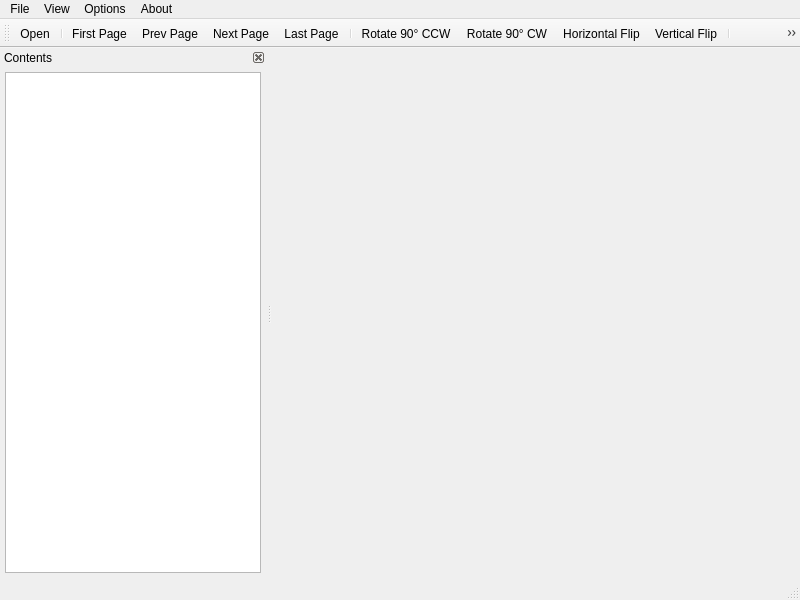
<?xml version="1.0" encoding="UTF-8"?>
<ui version="4.0">
 <class>MainWindow</class>
 <widget class="QMainWindow" name="MainWindow">
  <property name="geometry">
   <rect>
    <x>0</x>
    <y>0</y>
    <width>800</width>
    <height>600</height>
   </rect>
  </property>
  <property name="windowTitle">
   <string>QComicsViewer</string>
  </property>
  <widget class="QWidget" name="centralwidget"/>
  <widget class="QMenuBar" name="menubar">
   <property name="geometry">
    <rect>
     <x>0</x>
     <y>0</y>
     <width>800</width>
     <height>21</height>
    </rect>
   </property>
   <widget class="QMenu" name="menuFile">
    <property name="title">
     <string>File</string>
    </property>
    <addaction name="actionOpen"/>
    <addaction name="actionClose"/>
    <addaction name="separator"/>
    <addaction name="actionExit"/>
   </widget>
   <widget class="QMenu" name="menuView">
    <property name="title">
     <string>View</string>
    </property>
    <addaction name="actionShow_Contents"/>
    <addaction name="separator"/>
    <addaction name="actionFirst_Page"/>
    <addaction name="actionLast_Page"/>
    <addaction name="actionPrev_Page"/>
    <addaction name="actionNext_Page"/>
    <addaction name="separator"/>
    <addaction name="actionSingle_Pages"/>
    <addaction name="actionDouble_Pages"/>
    <addaction name="actionDouble_Pages_with_Front_Cover"/>
    <addaction name="actionRight_to_Left"/>
    <addaction name="separator"/>
    <addaction name="actionSwap_Left_Right_Key"/>
    <addaction name="separator"/>
    <addaction name="actionFit_Width"/>
    <addaction name="actionFit_Height"/>
    <addaction name="actionFit_Page"/>
    <addaction name="separator"/>
    <addaction name="actionRotate_90_Counter_Clockwise"/>
    <addaction name="actionRotate_90_Clockwise"/>
    <addaction name="actionHorizontal_Flip"/>
    <addaction name="actionVertical_Flip"/>
   </widget>
   <widget class="QMenu" name="menuAbout">
    <property name="title">
     <string>About</string>
    </property>
    <addaction name="actionAbout"/>
   </widget>
   <widget class="QMenu" name="menuOptions">
    <property name="title">
     <string>Options</string>
    </property>
    <addaction name="actionOptions"/>
   </widget>
   <addaction name="menuFile"/>
   <addaction name="menuView"/>
   <addaction name="menuOptions"/>
   <addaction name="menuAbout"/>
  </widget>
  <widget class="QStatusBar" name="statusbar"/>
  <widget class="QToolBar" name="toolBar">
   <property name="windowTitle">
    <string>toolBar</string>
   </property>
   <attribute name="toolBarArea">
    <enum>TopToolBarArea</enum>
   </attribute>
   <attribute name="toolBarBreak">
    <bool>false</bool>
   </attribute>
   <addaction name="actionOpen"/>
   <addaction name="separator"/>
   <addaction name="actionFirst_Page"/>
   <addaction name="actionPrev_Page"/>
   <addaction name="actionNext_Page"/>
   <addaction name="actionLast_Page"/>
   <addaction name="separator"/>
   <addaction name="actionRotate_90_Counter_Clockwise"/>
   <addaction name="actionRotate_90_Clockwise"/>
   <addaction name="actionHorizontal_Flip"/>
   <addaction name="actionVertical_Flip"/>
   <addaction name="separator"/>
   <addaction name="actionShow_Contents"/>
  </widget>
  <widget class="QDockWidget" name="dockPages">
   <property name="floating">
    <bool>false</bool>
   </property>
   <property name="features">
    <set>QDockWidget::DockWidgetClosable|QDockWidget::DockWidgetMovable</set>
   </property>
   <property name="windowTitle">
    <string>Contents</string>
   </property>
   <attribute name="dockWidgetArea">
    <number>1</number>
   </attribute>
   <widget class="QWidget" name="dockWidgetContents">
    <layout class="QVBoxLayout" name="verticalLayout">
     <property name="leftMargin">
      <number>5</number>
     </property>
     <property name="topMargin">
      <number>5</number>
     </property>
     <property name="rightMargin">
      <number>5</number>
     </property>
     <property name="bottomMargin">
      <number>5</number>
     </property>
     <item>
      <widget class="QListView" name="pagesView">
       <property name="resizeMode">
        <enum>QListView::Adjust</enum>
       </property>
       <property name="spacing">
        <number>7</number>
       </property>
       <property name="viewMode">
        <enum>QListView::IconMode</enum>
       </property>
       <property name="uniformItemSizes">
        <bool>true</bool>
       </property>
       <property name="itemAlignment">
        <set>Qt::AlignCenter</set>
       </property>
      </widget>
     </item>
    </layout>
   </widget>
  </widget>
  <action name="actionNext_Page">
   <property name="icon">
    <iconset resource="icons.qrc">
     <normaloff>:/icons/images/noun-next.svg</normaloff>
     <disabledoff>:/icons/images/noun-next-disabled.svg</disabledoff>:/icons/images/noun-next.svg</iconset>
   </property>
   <property name="text">
    <string>Next Page</string>
   </property>
   <property name="shortcut">
    <string>PgDown</string>
   </property>
  </action>
  <action name="actionPrev_Page">
   <property name="icon">
    <iconset resource="icons.qrc">
     <normaloff>:/icons/images/noun-prev.svg</normaloff>
     <disabledoff>:/icons/images/noun-prev-disabled.svg</disabledoff>:/icons/images/noun-prev.svg</iconset>
   </property>
   <property name="text">
    <string>Prev Page</string>
   </property>
   <property name="shortcut">
    <string>PgUp</string>
   </property>
  </action>
  <action name="actionLast_Page">
   <property name="icon">
    <iconset resource="icons.qrc">
     <normaloff>:/icons/images/noun-last.svg</normaloff>
     <disabledoff>:/icons/images/noun-last-disabled.svg</disabledoff>:/icons/images/noun-last.svg</iconset>
   </property>
   <property name="text">
    <string>Last Page</string>
   </property>
   <property name="shortcut">
    <string>End</string>
   </property>
  </action>
  <action name="actionFirst_Page">
   <property name="icon">
    <iconset resource="icons.qrc">
     <normaloff>:/icons/images/noun-first.svg</normaloff>
     <disabledoff>:/icons/images/noun-first-disabled.svg</disabledoff>:/icons/images/noun-first.svg</iconset>
   </property>
   <property name="text">
    <string>First Page</string>
   </property>
   <property name="shortcut">
    <string>Home</string>
   </property>
  </action>
  <action name="actionOpen">
   <property name="icon">
    <iconset resource="icons.qrc">
     <normaloff>:/icons/images/noun-open.svg</normaloff>:/icons/images/noun-open.svg</iconset>
   </property>
   <property name="text">
    <string>Open...</string>
   </property>
   <property name="shortcut">
    <string>Ctrl+O</string>
   </property>
  </action>
  <action name="actionExit">
   <property name="text">
    <string>Exit</string>
   </property>
   <property name="shortcut">
    <string>Ctrl+X</string>
   </property>
  </action>
  <action name="actionFit_Width">
   <property name="checkable">
    <bool>true</bool>
   </property>
   <property name="icon">
    <iconset resource="icons.qrc">
     <normaloff>:/icons/images/noun-fit-width.svg</normaloff>:/icons/images/noun-fit-width.svg</iconset>
   </property>
   <property name="text">
    <string>Fit Width</string>
   </property>
  </action>
  <action name="actionFit_Height">
   <property name="checkable">
    <bool>true</bool>
   </property>
   <property name="icon">
    <iconset resource="icons.qrc">
     <normaloff>:/icons/images/noun-elevator.svg</normaloff>:/icons/images/noun-elevator.svg</iconset>
   </property>
   <property name="text">
    <string>Fit Height</string>
   </property>
  </action>
  <action name="actionFit_Page">
   <property name="checkable">
    <bool>true</bool>
   </property>
   <property name="icon">
    <iconset resource="icons.qrc">
     <normaloff>:/icons/images/noun-fit-to-screen.svg</normaloff>:/icons/images/noun-fit-to-screen.svg</iconset>
   </property>
   <property name="text">
    <string>Fit Page</string>
   </property>
  </action>
  <action name="actionShow_Contents">
   <property name="checkable">
    <bool>true</bool>
   </property>
   <property name="icon">
    <iconset resource="icons.qrc">
     <normaloff>:/icons/images/noun-folder-contents.svg</normaloff>:/icons/images/noun-folder-contents.svg</iconset>
   </property>
   <property name="text">
    <string>Show Contents</string>
   </property>
  </action>
  <action name="actionAbout">
   <property name="text">
    <string>About...</string>
   </property>
  </action>
  <action name="actionSingle_Pages">
   <property name="checkable">
    <bool>true</bool>
   </property>
   <property name="text">
    <string>Single Pages</string>
   </property>
  </action>
  <action name="actionDouble_Pages">
   <property name="checkable">
    <bool>true</bool>
   </property>
   <property name="text">
    <string>Double Pages</string>
   </property>
  </action>
  <action name="actionDouble_Pages_with_Front_Cover">
   <property name="checkable">
    <bool>true</bool>
   </property>
   <property name="text">
    <string>Double Pages with Front Cover</string>
   </property>
  </action>
  <action name="actionRight_to_Left">
   <property name="checkable">
    <bool>true</bool>
   </property>
   <property name="text">
    <string>Right to Left Layout</string>
   </property>
  </action>
  <action name="actionOptions">
   <property name="text">
    <string>Options...</string>
   </property>
  </action>
  <action name="actionSwap_Left_Right_Key">
   <property name="checkable">
    <bool>true</bool>
   </property>
   <property name="text">
    <string>Swap Left/Right Key</string>
   </property>
  </action>
  <action name="actionRotate_90_Clockwise">
   <property name="icon">
    <iconset resource="icons.qrc">
     <normaloff>:/icons/images/noun-rotate-right.svg</normaloff>
     <disabledoff>:/icons/images/noun-rotate-right-disabled.svg</disabledoff>:/icons/images/noun-rotate-right.svg</iconset>
   </property>
   <property name="text">
    <string>Rotate 90° CW</string>
   </property>
  </action>
  <action name="actionRotate_90_Counter_Clockwise">
   <property name="icon">
    <iconset resource="icons.qrc">
     <normaloff>:/icons/images/noun-rotate-left.svg</normaloff>
     <disabledoff>:/icons/images/noun-rotate-left-disabled.svg</disabledoff>:/icons/images/noun-rotate-left.svg</iconset>
   </property>
   <property name="text">
    <string>Rotate 90° CCW</string>
   </property>
  </action>
  <action name="actionHorizontal_Flip">
   <property name="icon">
    <iconset resource="icons.qrc">
     <normaloff>:/icons/images/noun-flip-horizontal.svg</normaloff>
     <disabledoff>:/icons/images/noun-flip-horizontal-disabled.svg</disabledoff>:/icons/images/noun-flip-horizontal.svg</iconset>
   </property>
   <property name="text">
    <string>Horizontal Flip</string>
   </property>
  </action>
  <action name="actionVertical_Flip">
   <property name="icon">
    <iconset resource="icons.qrc">
     <normaloff>:/icons/images/noun-flip-vertical.svg</normaloff>
     <disabledoff>:/icons/images/noun-flip-vertical-disabled.svg</disabledoff>:/icons/images/noun-flip-vertical.svg</iconset>
   </property>
   <property name="text">
    <string>Vertical Flip</string>
   </property>
  </action>
  <action name="actionClose">
   <property name="text">
    <string>Close</string>
   </property>
   <property name="shortcut">
    <string>Ctrl+F4</string>
   </property>
  </action>
 </widget>
 <resources>
  <include location="icons.qrc"/>
 </resources>
 <connections/>
</ui>
